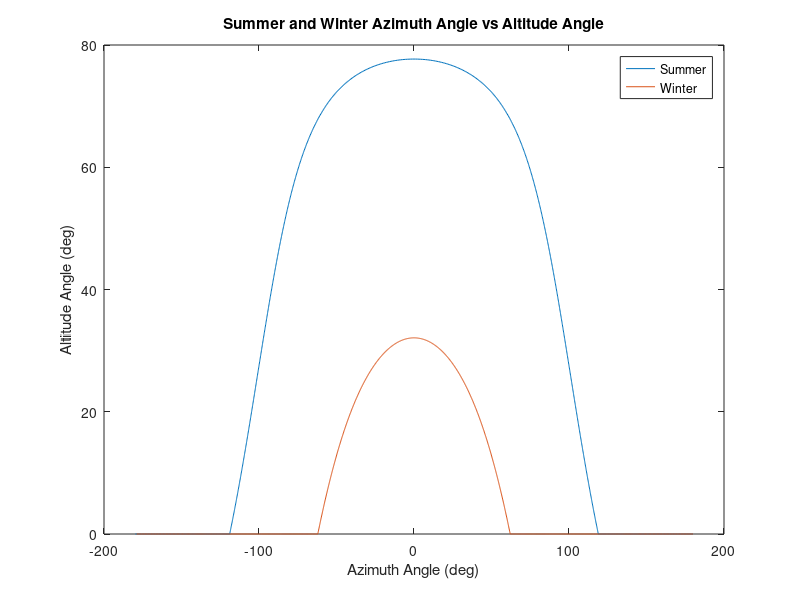
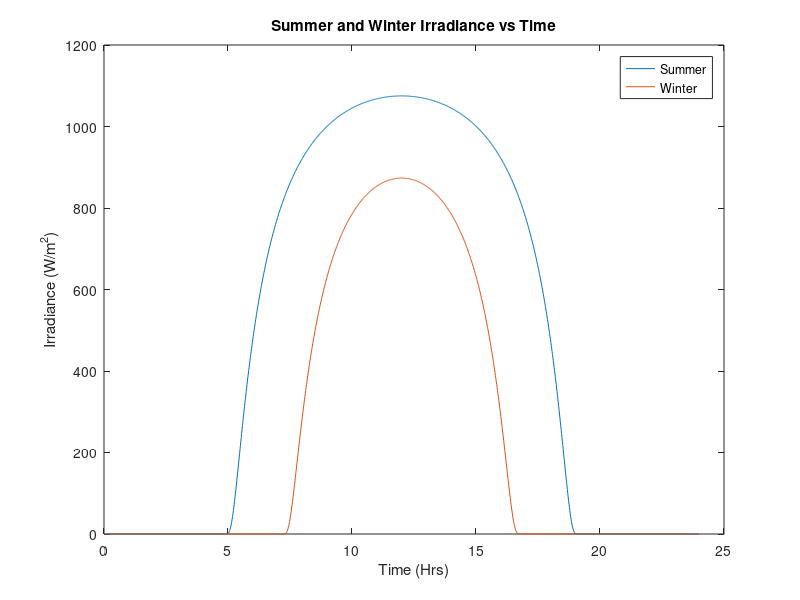
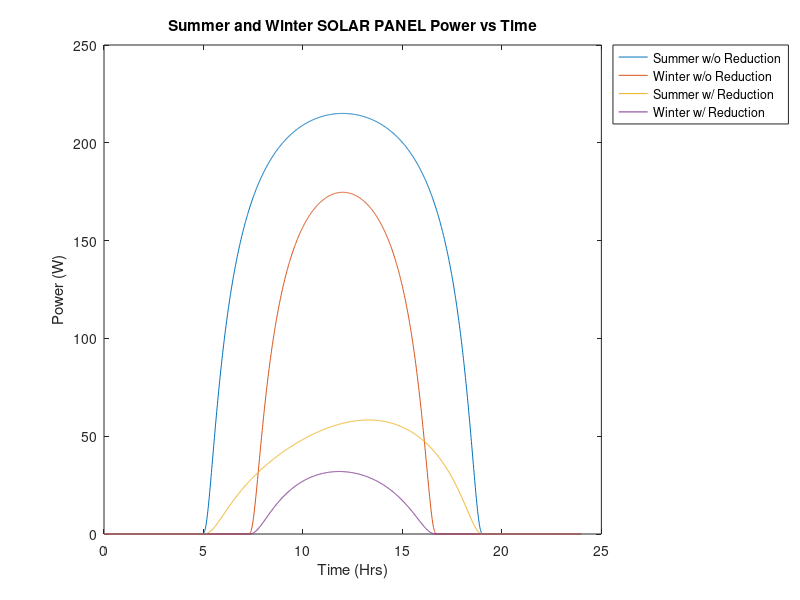

Here is the MATLAB script that generated these plots, in order:
%% EE 420 Lab 3 - Solar Resource
% This MATLAB code calculates altitude, azimuth, and declimation.
% These calculations assist in calculating other variables such as the
% total energy of the specific day, number of daylight hours for the date, 
% average incident energy.

% This code also calculates how much power a typical solar panel can
% generate given the efficiency of the system. It even takes into
% consideration of solar panel reductions due to temperatures during the
% day. 

% Author: Joshua Cinco and Joeny Zhen
% Date:   2/15/18

%% Reset Everything
clc
close all

%% Time / Hour Angle
tm = 0:1:1439;  %Increment minutes in one day
th = tm/60;     %Convert so that it increments fraction of hrs in one day.
h = 12 - th;    %Convert to difference between solar noon
H = 15*h;       %Convert to Hour Angle 

%% Declimantion Angle
%  23.45sin[(360/365)(n-81)]

% Summer Day: July 1st
n_sum = 181; %days
n_win = 372; %days
sum_declimation = 23.45.*sind((360/365).*(n_sum - 81));
win_declimation = 23.45.*sind((360/365).*(n_win - 81));
        
%% Altitude Angle 
% Altitude angle at solar noon, Bn - angle between the sun and the local
% horizon:   
    % Location:
        % Latitude: 35.484 deg.
        % Longitude: 120.672 deg. 
        lat = 35.484;
        
    % Sin(beta) = cos(Lat)cos(Dec)cos(H) + sin(Lat)sin(Dec)
    sum_coslat = cosd(lat);
    sum_cosDec = cosd(sum_declimation);
    sum_cosH = cosd(H);
    sum_sinlat = sind(lat);
    sum_sinDec = sind(sum_declimation);
    sum_sinbeta = ((sum_coslat.*sum_cosDec.*sum_cosH) +  sum_sinlat.*sum_sinDec);
    sum_altitude_angle = asind(sum_sinbeta);
    
    win_coslat = cosd(lat);
    win_cosDec = cosd(win_declimation);
    win_cosH = cosd(H);
    win_sinlat = sind(lat);
    win_sinDec = sind(win_declimation);
    win_sinbeta = (win_coslat.*win_cosDec.*win_cosH) +  win_sinlat.*win_sinDec;
    win_altitude_angle = asind(win_sinbeta);
    
    %% Azimuth Angle 
% The azimuth angle, Az, of the sun or a celetial body (St) is depending on
% it's declination, Dec, and altitude, Alt, and on the Lat of the observer.

% azimuth angle: 
    % sin(phi) = [cos(Dec)sin(H)]/cos(altitude_angle)
    
sum_sinH = sind(H);
sum_cosBeta = cosd(sum_altitude_angle);

sum_sinphi = ((sum_cosDec.*sum_sinH)./sum_cosBeta);
sum_azimuth_angle = asind(sum_sinphi);

win_sinH = sind(H);
win_cosBeta = cosd(win_altitude_angle);

win_sinphi = (win_cosDec.*win_sinH)./win_cosBeta;
win_azimuth_angle = asind(win_sinphi);

 for i=1:length(H)
     if (sum_cosH(i) >= (tand(sum_declimation)/tand(lat)))
     else if(sum_azimuth_angle(i)<0)
        sum_azimuth_angle(i) = -180 - sum_azimuth_angle(i);
     else 
     sum_azimuth_angle(i) = 180 - sum_azimuth_angle(i);
         end
     end
 end
 
 for i=1:length(H)
     if(sum_altitude_angle(i) < 0)
         sum_altitude_angle(i) = 0;
     end
 end
 
  for i=1:length(H)
     if (win_cosH(i) >= (tand(win_declimation)/tand(lat)))
     else if(win_azimuth_angle(i)<0)
        win_azimuth_angle(i) = -180 - win_azimuth_angle(i);
     else 
     win_azimuth_angle(i) = 180 - win_azimuth_angle(i);
         end
     end
  end
  
   for i=1:length(H)
     if(win_altitude_angle(i) < 0)
         win_altitude_angle(i) = 0;
     end
   end
 
figure(1)
plot(sum_azimuth_angle , sum_altitude_angle)
xlabel('Azimuth Angle (deg)')
ylabel('Altitude Angle (deg)')
hold on
plot(win_azimuth_angle , win_altitude_angle)
title('Summer and Winter Azimuth Angle vs Altitude Angle')
legend('Summer', 'Winter', 'Location', 'NorthEast')

%% Irradiance 
% Irradiance of atmosphere: 1377 w/m^2

sum_AM = 1./sind(sum_altitude_angle);
win_AM = 1./sind(win_altitude_angle);

sum_I = 1377.*(0.7.^(sum_AM).^(0.678));
win_I = 1377.*(0.7.^(win_AM).^(0.678));

figure(2)
plot(th, sum_I)
hold on 
plot(th, win_I)
xlabel('Time (Hrs)')
ylabel('Irradiance (W/m^2)')
title('Summer and Winter Irradiance vs Time')
legend('Summer', 'Winter', 'Location', 'NorthEast')

sum_array_energy = ((th(2:end)-th(1:end-1)).*(sum_I(2:end)+sum_I(1:end-1)))/2;
sum_energy = sum(sum_array_energy)

win_array_energy = ((th(2:end)-th(1:end-1)).*(win_I(2:end)+win_I(1:end-1)))/2;
win_energy = sum(win_array_energy)

%% Amount of Daylight

sum_HSR_pos = acosd(-tand(lat).*tand(sum_declimation));
sum_HSR_neg = acosd((tand(lat).*tand(sum_declimation)));
win_HSR_pos = acosd(-tand(lat).*tand(win_declimation));
win_HSR_neg = acosd((tand(lat).*tand(win_declimation)));

sum_sunrise_pos = 12 - sum_HSR_pos/15
sum_sunrise_neg = 24 - sum_HSR_neg/15
win_sunrise_pos = 12 - win_HSR_pos/15
win_sunrise_neg = 24 - win_HSR_neg/15

sum_sunlight = sum_sunrise_neg - sum_sunrise_pos
win_sunlight = win_sunrise_neg - win_sunrise_pos

%% Average Energy Per Daylight Hour
sum_average_energy = sum_energy./sum_sunlight
win_average_energy = win_energy./win_sunlight

%% Solar Panel Where Efficiency is 20%
eta = 0.2;
sum_solar_panel = eta.*sum_I;
win_solar_panel = eta.*win_I;

figure(3)
plot(th, sum_solar_panel)
hold on
plot(th, win_solar_panel)
xlabel('Time (Hrs)')
ylabel('Power (W)')
title('Summer and Winter SOLAR PANEL Power vs Time')

temp_coeff = 0.38/100; %Power Temperature Coefficient 0.38%/deg C.

%Ambient Temperature of Site in degree F
sum_temp = 75 + 30*sin(0.0043633*(tm - 540));
win_temp = 51 + 19*sin(0.0043633*(tm - 300));

%Panel Temperature of Panel in degree F
sum_panel_temp_F = sum_temp + 0.05625.*sum_I;
win_panel_temp_F = win_temp + 0.05625.*win_I;

%Converting deg F to deg C
sum_panel_temp_C = (sum_panel_temp_F - 32)*(5/9);
win_panel_temp_C = (win_panel_temp_F - 32)*(5/9);

%Scalar Value Due to Degrees in C
sum_scalar = temp_coeff.*sum_panel_temp_C;
win_scalar = temp_coeff.*win_panel_temp_C;

%Find Actual Power Generation Versus Time With The Effect of Temperature
sum_actual_panel = sum_scalar.*sum_solar_panel;
win_actual_panel = win_scalar.*win_solar_panel;

hold on
plot(th, sum_actual_panel)
plot(th, win_actual_panel)
legend('Summer w/o Reduction', 'Winter w/o Reduction', 'Summer w/ Reduction', 'Winter w/ Reduction','Location', 'NorthEastOutside')

%% Energy Without Temperature Correction
sum_panel_array_energy = ((th(2:end)-th(1:end-1)).*(sum_solar_panel(2:end)+sum_solar_panel(1:end-1)))/2;
win_panel_array_energy = ((th(2:end)-th(1:end-1)).*(win_solar_panel(2:end)+win_solar_panel(1:end-1)))/2;
sum_panel_energy = sum(sum_panel_array_energy)
win_panel_energy = sum(win_panel_array_energy)

%% Energy With Temperature Correction 
sum_panel_array_energy_C = ((th(2:end)-th(1:end-1)).*(sum_actual_panel(2:end)+sum_actual_panel(1:end-1)))/2;
win_panel_array_energy_C = ((th(2:end)-th(1:end-1)).*(win_actual_panel(2:end)+win_actual_panel(1:end-1)))/2;
sum_panel_energy_C = sum(sum_panel_array_energy_C)
win_panel_energy_C = sum(win_panel_array_energy_C)

%% Average Generated Energy Per Daylight Without Correction
sum_panel_average_energy = sum_panel_energy/sum_sunlight
win_panel_average_energy = win_panel_energy/win_sunlight

%% Average Generated Energy Per Daylight With Correction 
sum_panel_average_energy_C = sum_panel_energy_C/sum_sunlight
win_panel_average_energy_C = win_panel_energy_C/win_sunlight